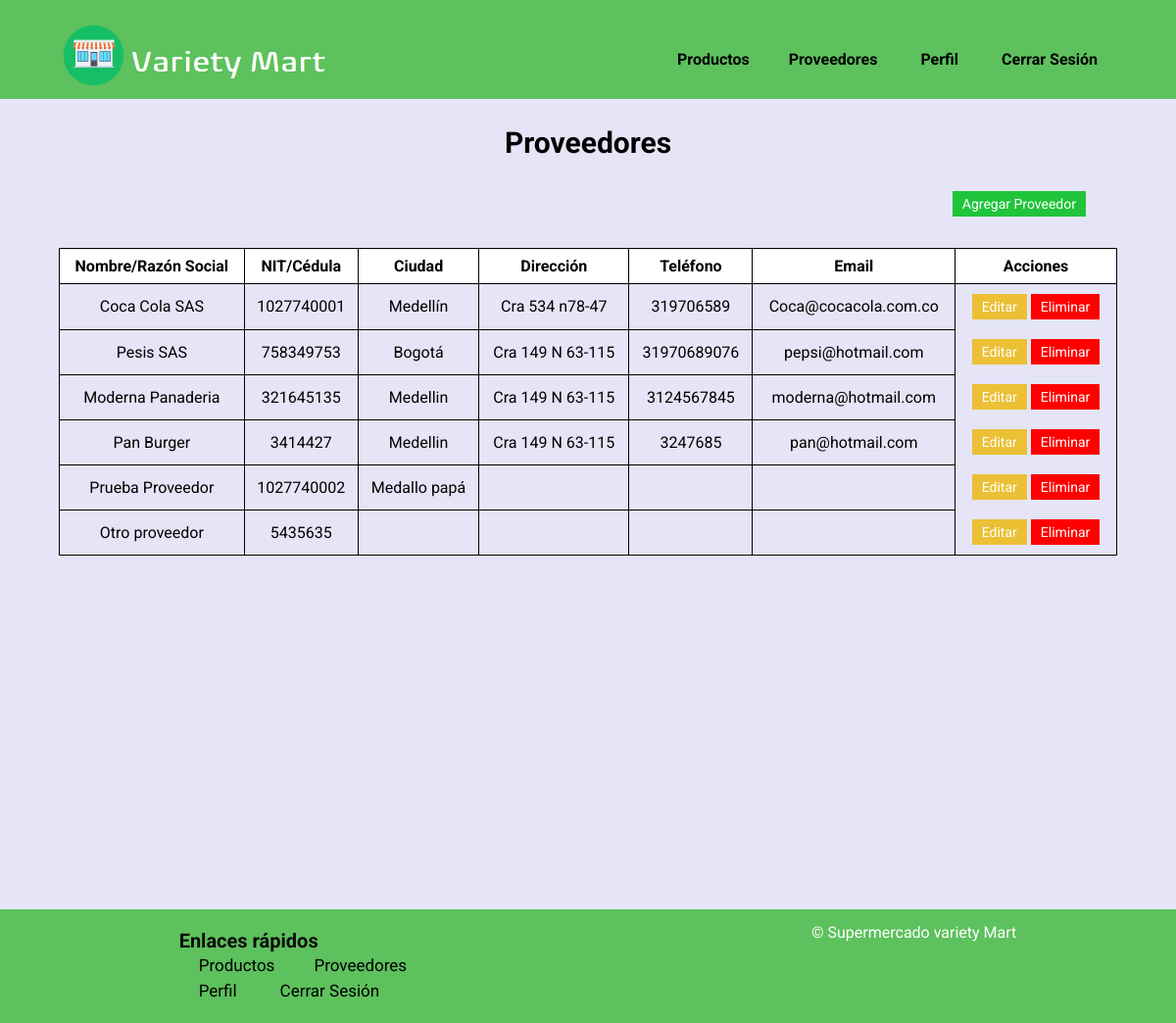
/vista/proveedor/proveedor.php (signed in), run on an earlier commit of the app's database.
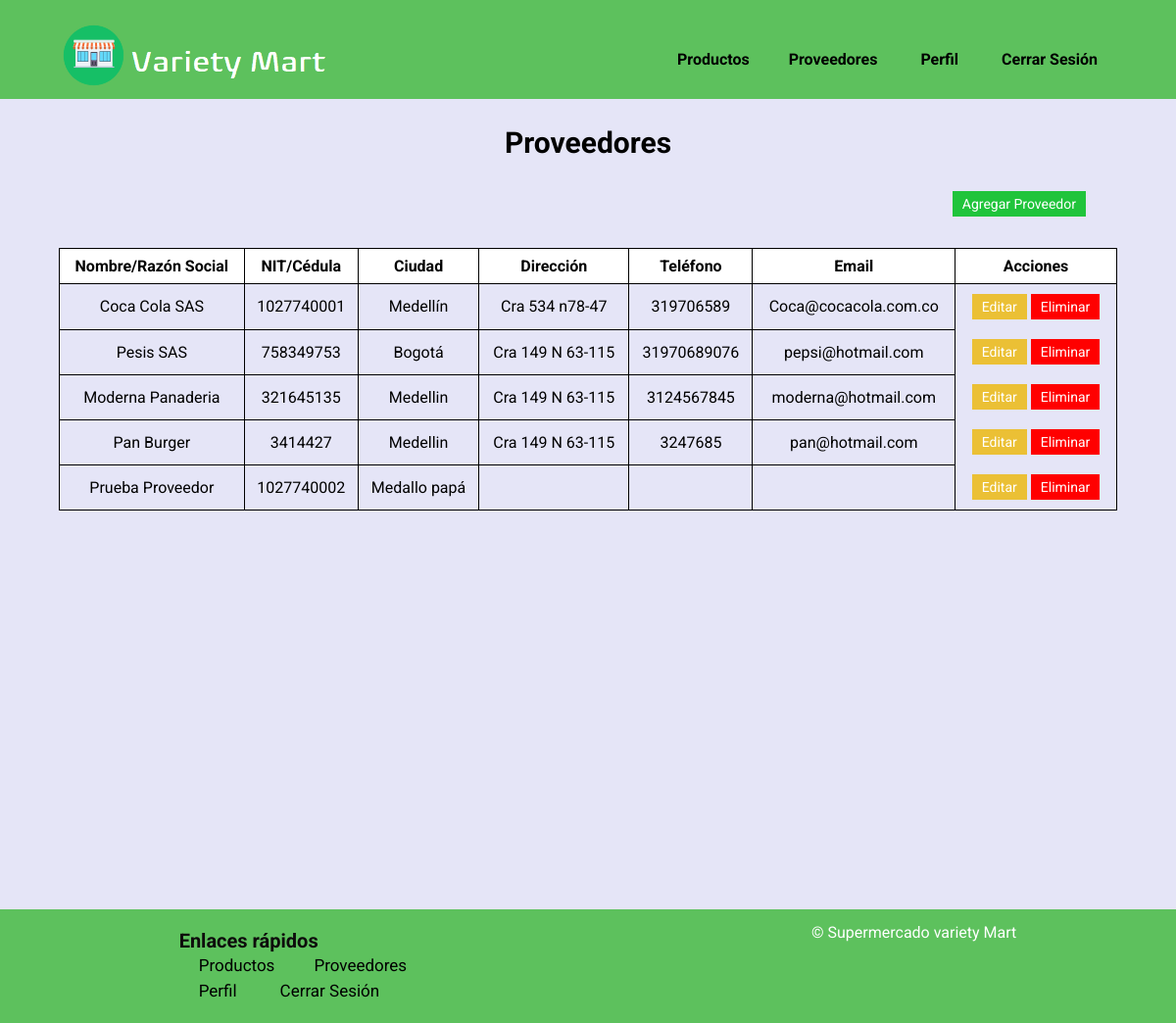
And on a later commit of the database.
### tables this page shows
CREATE TABLE `proveedores` (
  `codigo` int(11) NOT NULL,
  `identificacion` bigint(20) NOT NULL,
  `nombre` varchar(100) NOT NULL,
  `ciudad` varchar(100) DEFAULT NULL,
  `direccion` varchar(100) DEFAULT NULL,
  `telefono` varchar(20) DEFAULT NULL,
  `email` varchar(100) DEFAULT NULL
);

### controlador/ControlProveedores.php (called while the page is built, shortened)
<?php
Class ControlProveedores{
    function consultarTodos(){
        $comandoSql="select * from proveedores";
        $objControlConexion=new ControlConexion();
        $objControlConexion->abrirBd("localhost", "root", "","varietymart");
        $recordSet=$objControlConexion->ejecutarSelect($comandoSql);
        return $recordSet;
    }
}
?>

### controlador/ControlConexion.php (called while the page is built, shortened)
<?php
class ControlConexion{
	var $conn;
	function __construct(){
		$this->conn=null;
	}
    function abrirBd($servidor, $usuario, $password,$db){
    	try	{
			$this->conn = new mysqli($servidor, $usuario, $password, $db);
      	}
      	catch (Exception $e){
          	echo "ERROR AL | AL SERVIDOR ".$e->getMessage()."\n";
      	}
    }
	function ejecutarSelect($sql) {
			try	{
				$recordSet=$this->conn->query($sql);
				}
			catch (Exception $e) {
					echo " ERROR: ". $e->getMessage()."\n";
			  }
		return $recordSet;
			}
}
?>

### vista/proveedor/proveedor.php (the view, shortened to what this page needs)
<?php
if(isset($_SESSION["iniciarSesion"]) && $_SESSION["iniciarSesion"] == "ok" && ($_SESSION["rolUsuario"] == 0 || $_SESSION["rolUsuario"] == 1)){
    $rutaFooter = "../layout/footer2.php";
    $rutaHeader = "../layout/header2.php";
    require_once '../../controlador/ControlProveedores.php';
    require_once '../../controlador/ControlConexion.php';
    $objModeloProveedores = new ModeloProveedores("", "", "", "", "", "", "");
    $objControlProveedores = new ControlProveedores($objModeloProveedores);
    $datos = $objControlProveedores  -> consultarTodos();
echo '<!DOCTYPE html>
<html lang="en">
<head>
    <meta charset="UTF-8">
    <meta name="viewport" content="width=device-width, initial-scale=1.0">
    <link rel="stylesheet" href="../../assents/css/estilo.css">
    <link rel="stylesheet" href="../../assents/css/footer.css">
    <link rel="stylesheet" href="../../assents/css/proveedor.css">
    <link rel="icon" href="../../assents/img/store.png">
    <title>Proveedores</title>
</head>
<body>';
if (file_exists($rutaHeader)) {
    include $rutaHeader;
}
echo '<?php include "../layout/header2.php" ?>
 <div class="container">
    <h1>Proveedores</h1>
    <div class="agregar">
        <a href="../proveedor/agregarproveedor.php" class="edit-add">Agregar Proveedor</a>
    </div>
    <table>
        <tr>
            <th>Nombre/Razón Social</th>
            <th>NIT/Cédula</th>
            <th>Ciudad</th>
            <th>Dirección</th>
            <th>Teléfono</th>
            <th>Email</th>
            <th>Acciones</th>
        </tr>';
    while($row = $datos->fetch_assoc()){
        echo'<tr>
                <td>'.$row["nombre"].'</td>
                <td>'.$row["identificacion"].'</td>
                <td>'.$row["ciudad"].'</td>
                <td>'.$row["direccion"].'</td>
                <td>'.$row["telefono"].'</td>
                <td>'.$row["email"].'</td>
                <td class="acciones">
                    <a href="editarproveedor.php?codigo='.$row["codigo"].'" class="edit-button">Editar</a>
                     <a href="procesarEliminarproveedor.php?codigo='.$row["codigo"].'" class="edit-delete">Eliminar</a>
                </td>
            </tr>';
       }
    echo '</table>
</div>
<script src="../../assents/js/confirmacion.js"></script>';
if (file_exists($rutaFooter)) {
    include $rutaFooter;
}
echo '</body>
</html>';
}else{
    echo '<script>
    window.location = "../../index.php";
    </script>';
}
?>

### vista/layout/header2.php (shortened to what this page needs)
<?php
if(isset($_SESSION["iniciarSesion"]) && $_SESSION["iniciarSesion"] == "ok"){
echo '<header>
    <h1><img src="../../assents/img/logoNombre-removebg.png" alt=""></h1>
    <input type="checkbox" id="check">
    <label for="check" class="mostrar-menu">
        &#8801
    </label>
    <nav class="menu">
        <ul>
            <li> <a href="../producto/producto.php">Productos</a></li>';
            if($_SESSION["rolUsuario"] == 0){
                echo '<li> <a href="../proveedor/proveedor.php">Proveedores</a></li>
                <li> <a href="../usuario/usuario.php">Usuarios</a></li>';
            }
            else if($_SESSION["rolUsuario"] == 1){
                echo '<li> <a href="../proveedor/proveedor.php">Proveedores</a></li>';
            }
        echo '
            <li> <a href="../usuario/perfil.php">Perfil</a></li>
            <li> <a href="../usuario/salir.php">Cerrar Sesión</a></li>
            <label for="check" class="esconder-menu">
                &#215
            </label>
        </ul>
    </nav>
</header>';
}else{
    echo '<script>
    window.location = "../../index.php";
    </script>';
}
?>

### vista/layout/footer2.php (shortened to what this page needs)
<?php
if(isset($_SESSION["iniciarSesion"]) && $_SESSION["iniciarSesion"] == "ok"){
    echo '
<footer class="footer2">
    <div class="footer-content">
        <div class="footer-section links">
            <h1>Enlaces rápidos</h1>
            <ul>
                <li><a href="../producto/producto.php">Productos</a></li>';
            if($_SESSION["rolUsuario"] == 0){
                echo '<li> <a href="../proveedor/proveedor.php">Proveedores</a></li>
                <li> <a href="../usuario/usuario.php">Usuarios</a></li>';
            }
            else if($_SESSION["rolUsuario"] == 1){
                echo '<li> <a href="../proveedor/proveedor.php">Proveedores</a></li>';
            }
                echo '<li><a href="../usuario/perfil.php">Perfil</a></li>
                <li> <a href="../../index.php">Cerrar Sesión</a></li>
            </ul>
        </div>
    </div>
    <div class="footer-bottom">
        &copy; <?php echo date("Y"); ?> Supermercado variety Mart
    </div>
</footer>';
}else{
    echo '<script>
    window.location = "../../index.php";
    </script>';
}
?>

### assents/css/estilo.css (style rules this page uses)
* { margin: 0; padding: 0; font-family: 'Roboto', sans-serif; }
body { background-color: #e5e5f7; background-image: radial-gradient(#b0b2e1 0.5px, transparent 0.5px), radial-gradient(#b0b2e1 0.5px, #e5e5f7 0.5px); }
header { background-color: rgb(93, 193, 93); display: flex; align-items: center; justify-content: space-between; padding-top: 20px; padding-left: 5%; padding-right: 5%; font-weight: bold; position: fixed; width: 90%; top: 0; z-index:500; }
ul li { display: inline-block; padding: 0px 20px; }
a { color: black; text-decoration: none; }
h1 { color: white; font-size: 30px; }
img { z-index: 2; margin: 0; height: auto; }
.acciones { display: flex; justify-content: center; }
.agregar { width: 85%; display: flex; justify-content: end; }
.edit-button { background-color: #ebc035; color: white; padding: 5px 10px; text-decoration: none; display: inline-block; font-size: 14px; margin: 2px; }
.edit-delete { cursor: pointer; background-color: #ff0000; color: white; padding: 5px 10px; text-decoration: none; display: inline-block; font-size: 14px; margin: 2px; border: 0px; }
.edit-add { background-color: #20c43b; color: white; padding: 5px 10px; text-decoration: none; display: inline-block; font-size: 14px; margin: 2px; }

### assents/css/footer.css (style rules this page uses)
.footer2 { background-color: rgb(93, 193, 93); color: #fff; display: flex; justify-content: space-around; width: 100%; position: relative; bottom: 0; z-index: 1; }
.footer-section { padding: 20px; text-align: left; flex: 1; min-width: 200px; max-width: 300px; }
.footer-content { display: flex; justify-content: space-around; flex-wrap: wrap; }
.footer-section h1 { font-size: 1.2rem; color: rgb(14, 12, 12); font-size: 20px; }
.footer-section ul { list-style: none; padding: 0; }
.footer-section ul li { margin: 3px 0; font-size: 17px; }
.footer-section ul li a { background-color: rgb(93, 193, 93); text-decoration: none; }
.footer-bottom { text-align: center; background-color: #ffffff; padding: 14px 0; background-color: rgb(93, 193, 93); }

### assents/css/proveedor.css (style rules this page uses)
body { text-align: center; }
h1 { font-size: 30px; color: rgb(0, 0, 0); }
table { width: 90%; margin: 0 auto; border-collapse: collapse; }
table, th, td { border: 1px solid black; }
th, td { padding: 8px; }
th { background-color: #ffffff; }
.container { margin-top: 8em; display: flex; flex-direction: column; align-items: center; height: 100vh; }
.acciones { display: flex; justify-content: center; border: 0px; }
.agregar { width: 85%; margin: 30px 0; display: flex; justify-content: end; }
.edit-button { background-color: #ebc035; color: white; padding: 5px 10px; text-decoration: none; display: inline-block; font-size: 14px; margin: 2px; }
.edit-delete { cursor: pointer; background-color: #ff0000; color: white; padding: 5px 10px; text-decoration: none; display: inline-block; font-size: 14px; margin: 2px; border: 0px; }
.edit-add { background-color: #20c43b; color: white; padding: 5px 10px; text-decoration: none; display: inline-block; font-size: 14px; margin: 2px; }

What changed in the data, as far as the page shows it:
removed proveedores: nombre "Otro proveedor", identificacion "5435635"
